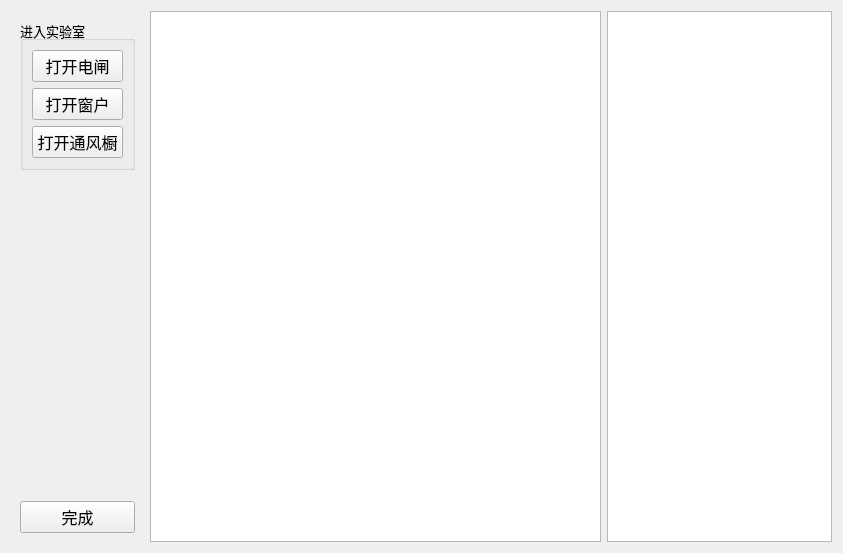
<?xml version="1.0" encoding="UTF-8"?>
<ui version="4.0">
 <class>EnterTheLab</class>
 <widget class="QWidget" name="EnterTheLab">
  <property name="geometry">
   <rect>
    <x>0</x>
    <y>0</y>
    <width>843</width>
    <height>553</height>
   </rect>
  </property>
  <property name="windowTitle">
   <string>Form</string>
  </property>
  <layout class="QHBoxLayout" name="horizontalLayout_2">
   <item>
    <layout class="QHBoxLayout" name="horizontalLayout" stretch="1,4,2">
     <item>
      <widget class="QStackedWidget" name="stackedWidget">
       <property name="currentIndex">
        <number>1</number>
       </property>
       <widget class="QWidget" name="page_1">
        <layout class="QVBoxLayout" name="verticalLayout_2">
         <property name="leftMargin">
          <number>6</number>
         </property>
         <property name="topMargin">
          <number>6</number>
         </property>
         <property name="rightMargin">
          <number>6</number>
         </property>
         <property name="bottomMargin">
          <number>6</number>
         </property>
         <item>
          <widget class="QGroupBox" name="groupBox">
           <property name="font">
            <font>
             <pointsize>10</pointsize>
            </font>
           </property>
           <property name="title">
            <string>实验室穿戴规范</string>
           </property>
           <layout class="QVBoxLayout" name="verticalLayout">
            <item>
             <widget class="QLabel" name="label">
              <property name="font">
               <font>
                <pointsize>12</pointsize>
               </font>
              </property>
              <property name="text">
               <string>上装</string>
              </property>
             </widget>
            </item>
            <item>
             <widget class="QPushButton" name="btnClothes">
              <property name="font">
               <font>
                <pointsize>12</pointsize>
               </font>
              </property>
              <property name="text">
               <string>实验服</string>
              </property>
              <property name="checkable">
               <bool>true</bool>
              </property>
             </widget>
            </item>
            <item>
             <widget class="QLabel" name="label_2">
              <property name="font">
               <font>
                <pointsize>12</pointsize>
               </font>
              </property>
              <property name="text">
               <string>下装</string>
              </property>
             </widget>
            </item>
            <item>
             <widget class="QPushButton" name="btnShorts">
              <property name="font">
               <font>
                <pointsize>12</pointsize>
               </font>
              </property>
              <property name="text">
               <string>短裤</string>
              </property>
              <property name="checkable">
               <bool>true</bool>
              </property>
              <attribute name="buttonGroup">
               <string notr="true">pantsGroup</string>
              </attribute>
             </widget>
            </item>
            <item>
             <widget class="QPushButton" name="btnTrousers">
              <property name="font">
               <font>
                <pointsize>12</pointsize>
               </font>
              </property>
              <property name="text">
               <string>长裤</string>
              </property>
              <property name="checkable">
               <bool>true</bool>
              </property>
              <attribute name="buttonGroup">
               <string notr="true">pantsGroup</string>
              </attribute>
             </widget>
            </item>
            <item>
             <widget class="QLabel" name="label_3">
              <property name="font">
               <font>
                <pointsize>12</pointsize>
               </font>
              </property>
              <property name="text">
               <string>鞋子</string>
              </property>
             </widget>
            </item>
            <item>
             <widget class="QPushButton" name="btnSandals">
              <property name="font">
               <font>
                <pointsize>12</pointsize>
               </font>
              </property>
              <property name="text">
               <string>凉鞋</string>
              </property>
              <property name="checkable">
               <bool>true</bool>
              </property>
              <attribute name="buttonGroup">
               <string notr="true">shoesGroup</string>
              </attribute>
             </widget>
            </item>
            <item>
             <widget class="QPushButton" name="btnShoes">
              <property name="font">
               <font>
                <pointsize>12</pointsize>
               </font>
              </property>
              <property name="text">
               <string>运动鞋</string>
              </property>
              <property name="checkable">
               <bool>true</bool>
              </property>
              <attribute name="buttonGroup">
               <string notr="true">shoesGroup</string>
              </attribute>
             </widget>
            </item>
            <item>
             <widget class="QLabel" name="label_4">
              <property name="font">
               <font>
                <pointsize>12</pointsize>
               </font>
              </property>
              <property name="text">
               <string>个人防护</string>
              </property>
             </widget>
            </item>
            <item>
             <widget class="QPushButton" name="btnGlasses">
              <property name="font">
               <font>
                <pointsize>12</pointsize>
               </font>
              </property>
              <property name="text">
               <string>护目镜</string>
              </property>
              <property name="checkable">
               <bool>true</bool>
              </property>
             </widget>
            </item>
            <item>
             <widget class="QPushButton" name="btnGloves">
              <property name="font">
               <font>
                <pointsize>12</pointsize>
               </font>
              </property>
              <property name="text">
               <string>手套</string>
              </property>
              <property name="checkable">
               <bool>true</bool>
              </property>
             </widget>
            </item>
           </layout>
          </widget>
         </item>
         <item>
          <spacer name="verticalSpacer">
           <property name="orientation">
            <enum>Qt::Vertical</enum>
           </property>
           <property name="sizeHint" stdset="0">
            <size>
             <width>20</width>
             <height>40</height>
            </size>
           </property>
          </spacer>
         </item>
         <item>
          <widget class="QPushButton" name="btnNext">
           <property name="font">
            <font>
             <pointsize>12</pointsize>
            </font>
           </property>
           <property name="text">
            <string>下一步</string>
           </property>
          </widget>
         </item>
        </layout>
       </widget>
       <widget class="QWidget" name="page_5">
        <layout class="QVBoxLayout" name="verticalLayout_3">
         <item>
          <widget class="QGroupBox" name="groupBox_2">
           <property name="font">
            <font>
             <pointsize>10</pointsize>
            </font>
           </property>
           <property name="title">
            <string>进入实验室</string>
           </property>
           <layout class="QVBoxLayout" name="verticalLayout_4">
            <item>
             <widget class="QPushButton" name="btnSwitch">
              <property name="font">
               <font>
                <pointsize>12</pointsize>
               </font>
              </property>
              <property name="text">
               <string>打开电闸</string>
              </property>
              <property name="checkable">
               <bool>true</bool>
              </property>
             </widget>
            </item>
            <item>
             <widget class="QPushButton" name="btnWindow">
              <property name="font">
               <font>
                <pointsize>12</pointsize>
               </font>
              </property>
              <property name="text">
               <string>打开窗户</string>
              </property>
              <property name="checkable">
               <bool>true</bool>
              </property>
             </widget>
            </item>
            <item>
             <widget class="QPushButton" name="btnFan">
              <property name="font">
               <font>
                <pointsize>12</pointsize>
               </font>
              </property>
              <property name="text">
               <string>打开通风橱</string>
              </property>
              <property name="checkable">
               <bool>true</bool>
              </property>
             </widget>
            </item>
           </layout>
          </widget>
         </item>
         <item>
          <spacer name="verticalSpacer_2">
           <property name="orientation">
            <enum>Qt::Vertical</enum>
           </property>
           <property name="sizeHint" stdset="0">
            <size>
             <width>20</width>
             <height>40</height>
            </size>
           </property>
          </spacer>
         </item>
         <item>
          <widget class="QPushButton" name="btnFinished">
           <property name="font">
            <font>
             <pointsize>12</pointsize>
            </font>
           </property>
           <property name="text">
            <string>完成</string>
           </property>
          </widget>
         </item>
        </layout>
       </widget>
      </widget>
     </item>
     <item>
      <widget class="QGraphicsView" name="graphicsView"/>
     </item>
     <item>
      <widget class="QTextBrowser" name="textBrowser"/>
     </item>
    </layout>
   </item>
  </layout>
 </widget>
 <resources/>
 <connections/>
 <buttongroups>
  <buttongroup name="pantsGroup"/>
  <buttongroup name="shoesGroup"/>
 </buttongroups>
</ui>
